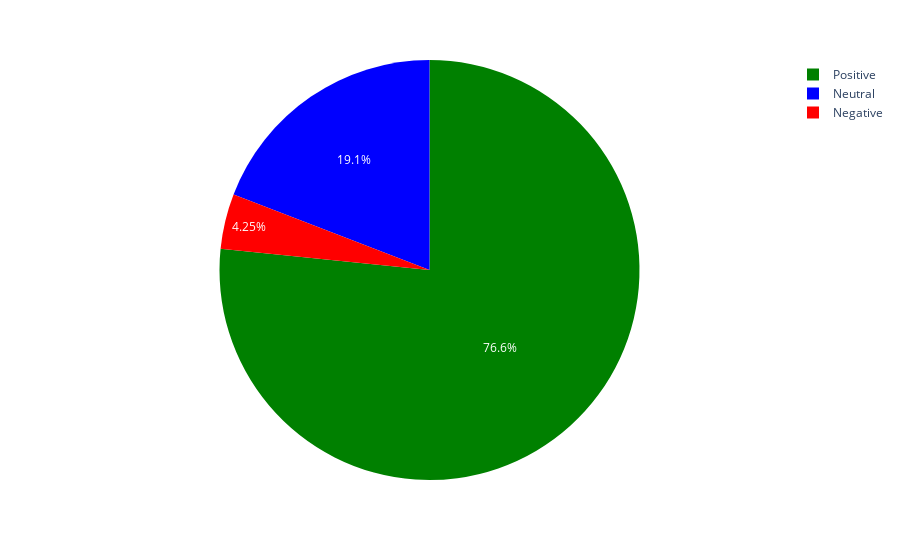

Here is the notebook cell this chart was saved with:
### Markdown cell above
The overiding sentiment in this sample of the population of Ireland is positive at 76.59%, with 19.14% having a neutral sentiment and 4.25% having a negative sentiment.

### Code cell
fig = px.pie(sentiment_overall_values2, names = sentiment_overall_category2, values = sentiment_overall_values2,
            color = sentiment_overall_category2,
             color_discrete_map = {'Positive': 'green', 
                                   'Neutral': 'blue', 
                                   'Negative': 'red',
                                  })
fig.show()

### Figure 1 — Plotly figure (JSON) as saved in the notebook; plotly's stock layout.template omitted (floating-point values rounded to 4 significant figures)
{"data": [{"customdata": [["Positive"], ["Neutral"], ["Negative"]], "domain": {"x": [0, 1], "y": [0, 1]}, "hovertemplate": "label=%{label}<br>value=%{value}<br>color=%{customdata[0]}<extra></extra>", "labels": ["Positive", "Neutral", "Negative"], "legendgroup": "", "marker": {"colors": ["green", "blue", "red"]}, "name": "", "showlegend": true, "type": "pie", "values": [76.59, 19.14, 4.25]}], "layout": {"legend": {"tracegroupgap": 0}, "margin": {"t": 60}}}
